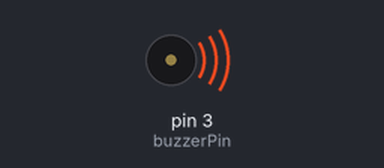
A sketch run on a simulated Arduino Uno, built with avr-gcc and run on an emulated ATmega328P. On the bench: buzzer (waves = sounding).

Above: at 0.1 s.
Timing chart, 0 to 40.0 s (numbered marks = the images above):
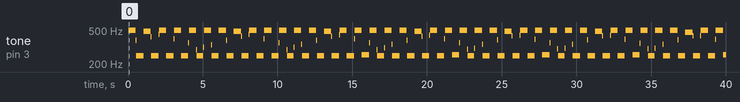

The sketch:

sketch_PassiveBuzzer.ino
```cpp
int buzzerPin = 3;

void setup() {
  pinMode(buzzerPin, OUTPUT);

}

void loop() {


for(int i=0; i<250; i++){
  digitalWrite(buzzerPin, HIGH);
  delay(1);
  digitalWrite(buzzerPin, LOW);
  delay(1);

}
for(int i=0; i<125; i++){
  digitalWrite(buzzerPin, HIGH);
  delay(2);
  digitalWrite(buzzerPin, LOW);
  delay(2);

}
}
```

Measured:
- by itself, tone on pin 3 (buzzerPin): plays 496 Hz for 0.48 s, 379 Hz for 0.04 s, 249 Hz for 0.48 s, 483 Hz for 0.48 s, 418 Hz for 0.04 s, 249 Hz for 0.48 s … (132 notes in this stretch)
